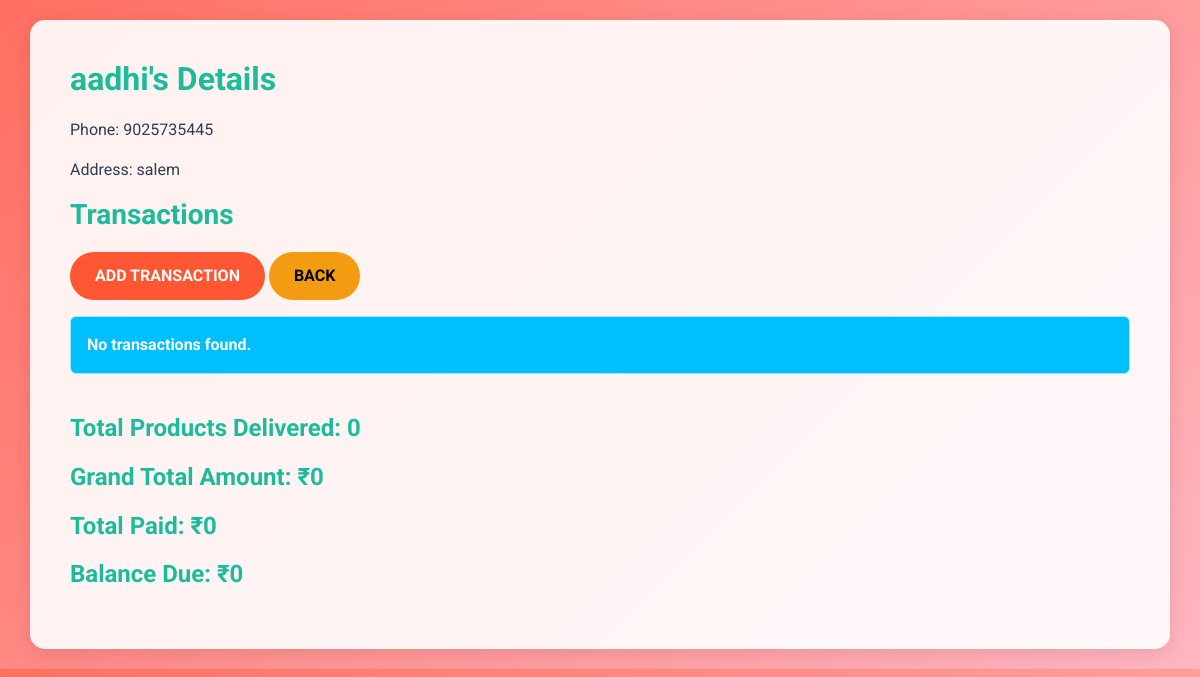
The app's page /employee/28/ with its own data.
### details/models.py (models this page shows, shortened)
class Employee(models.Model):
    name = models.CharField(max_length=100)
    phone = models.CharField(max_length=15)
    address = models.CharField(max_length=200)
    company = models.ForeignKey(Company, on_delete=models.CASCADE, related_name="employees")

### details/views.py (the view)
# urls.py: path('employee/<int:id>/', views.employee_detail, name='employee_detail'),
def employee_detail(request, id):
    employee = get_object_or_404(Employee, id=id)
    transactions = ProductTransaction.objects.filter(employee=employee)
    company = employee.company
    total_products = transactions.count()
    grand_total = sum([transaction.total_amount for transaction in transactions])
    total_paids = sum([transaction.paid for transaction in transactions])
    total_advance = sum([transaction.advance_amount for transaction in transactions])
    balance_due = grand_total - (total_paids + total_advance)
    total_paid = total_paids + total_advance
    remaining_quantities = {}
    for transaction in transactions:
        remaining_quantities[transaction.id] = transaction.remaining_quantity_from_balance
    return render(request, 'employee_detail.html', {
        'employee': employee,
        'transactions': transactions,
        'total_products': total_products,
        'grand_total': grand_total,
        'total_paid': total_paid,
        'balance_due': balance_due,
        'company': company,
        'remaining_quantities': remaining_quantities,
        'total_advance':total_advance
    })

### details/templates/employee_detail.html (shortened to what this page needs)
<!DOCTYPE html>
<html lang="en">
<head>
    <link href="https://cdn.jsdelivr.net/npm/bootstrap@5.3.0-alpha1/dist/css/bootstrap.min.css" rel="stylesheet">
</head>
<body>
<div class="container">
    <h2>{{ employee.name }}'s Details</h2>
    <p>Phone: {{ employee.phone }}</p>
    <p>Address: {{ employee.address }}</p>
    <h3>Transactions</h3>
    <a href="{% url 'add_transaction' employee.id %}" class="btn btn-primary mb-3">Add Transaction</a>
    <a href="{% url 'homepage' %}" class="btn btn-warning mb-3">Back</a>
    <div class="row">
        {% for transaction in transactions %}
            <div class="col-md-4">
                <div class="card">
                    <div class="card-header">
                        Transaction for {{ transaction.product_name }}
                    </div>
                    <div class="card-body">
                        <div class="row">
                            <div class="col-6"><strong>Price per Unit:</strong></div>
                            <div class="col-6">₹{{ transaction.price_per_unit }}</div>
                        </div>
                        <div class="row">
                            <div class="col-6"><strong>Quantity:</strong></div>
                            <div class="col-6">{{ transaction.quantity }}</div>
                        </div>
                        <div class="row">
                            <div class="col-6"><strong>Advance Amount:</strong></div>
                            <div class="col-6">₹{{ transaction.advance_amount }}</div>
                        </div>
                        <div class="row">
                            <div class="col-6"><strong>Total Amount:</strong></div>
                            <div class="col-6">₹{{ transaction.total_amount }}</div>
                        </div>
                        <div class="row">
                            <div class="col-6"><strong>Paid:</strong></div>
                            <div class="col-6">₹{{ transaction.paid }}</div>
                        </div>
                        <div class="row">
                            <div class="col-6"><strong>Balance:</strong></div>
                            <div class="col-6">₹{{ transaction.balance }}</div>
                        </div>
                        <div class="row">
                            <div class="col-6"><strong>Additional Quantity:</strong></div>
                            <div class="col-6">{{ transaction.additional_quantity }}</div>
                        </div>
                        <div class="row">
                            <div class="col-6"><strong>Remaining Cash Owed:</strong></div>
                            <div class="col-6">₹{{ transaction.remaining_cash_owed }}</div>
                        </div>
                    </div>
                    <div class="card-footer">
                        <a href="{% url 'update_transaction' transaction.id %}" class="btn btn-warning btn-sm">Edit</a>
                        <a href="{% url 'delete_transaction' transaction.id %}" class="btn btn-danger btn-sm" onclick="return confirm('Are you sure you want to delete this transaction?')">Delete</a>
                    </div>
                </div>
            </div>
        {% empty %}
            <div class="col-12">
                <div class="alert alert-info">No transactions found.</div>
            </div>
        {% endfor %}
    </div>
    <div class="mt-4">
        <h4>Total Products Delivered: {{ total_products }}</h4>
        <h4>Grand Total Amount: ₹{{ grand_total }}</h4>
        <h4>Total Paid: ₹{{ total_paid }}</h4>
        <h4>Balance Due: ₹{{ balance_due }}</h4>
    </div>
</div>
</body>
</html>

### details/templates/employee_detail.html (style rules this page uses)
body { background: linear-gradient(135deg, #FF6F61, #FFB6C1); color: #2C3E50; font-family: 'Roboto', sans-serif; padding: 20px; }
.container { background-color: rgba(255, 255, 255, 0.9); padding: 40px; border-radius: 15px; box-shadow: 0px 4px 20px rgba(0, 0, 0, 0.1); }
h2, h3, h4 { color: #1ABC9C; font-weight: 700; margin-bottom: 20px; }
.btn-primary, .btn-warning, .btn-danger { border-radius: 50px; padding: 12px 25px; text-transform: uppercase; font-weight: bold; transition: background-color 0.3s ease, transform 0.3s ease; }
.btn-primary { background-color: #FF5733; border: none; }
.btn-warning { background-color: #F39C12; border: none; }
.row { margin-bottom: 15px; }
.alert-info { background-color: #00BFFF; color: white; font-weight: bold; }

### records on screen
Employee: name "aadhi", phone "9025735445", address "salem"

### other values on screen
{{ total_products }} "0"
{{ grand_total }} "0"
{{ total_paid }} "0"
{{ balance_due }} "0"
